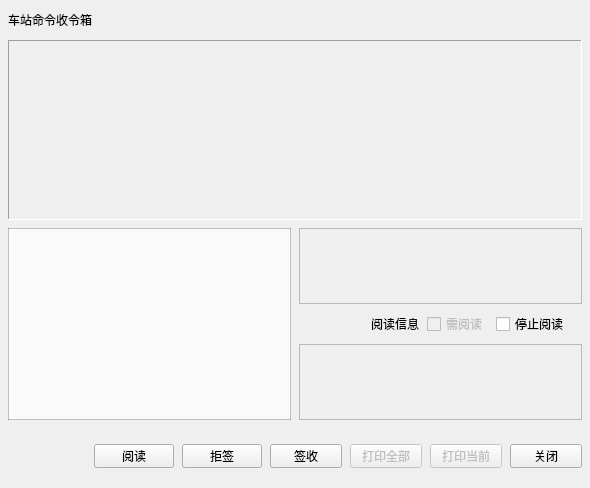
     <widget class="QWidget" name="tab">
      <attribute name="title">
       <string/>
      </attribute>
      <layout class="QVBoxLayout" name="verticalLayout_13" stretch="0,0,1,0">
       <property name="spacing">
        <number>8</number>
       </property>
       <property name="leftMargin">
        <number>8</number>
       </property>
       <property name="topMargin">
        <number>8</number>
       </property>
       <property name="rightMargin">
        <number>8</number>
       </property>
       <property name="bottomMargin">
        <number>8</number>
       </property>
       <item>
        <widget class="QLabel" name="label_19">
         <property name="minimumSize">
          <size>
           <width>0</width>
           <height>24</height>
          </size>
         </property>
         <property name="maximumSize">
          <size>
           <width>16777215</width>
           <height>24</height>
          </size>
         </property>
         <property name="text">
          <string>车站命令收令箱</string>
         </property>
        </widget>
       </item>
       <item>
        <widget class="QFrame" name="stationframe">
         <property name="minimumSize">
          <size>
           <width>0</width>
           <height>180</height>
          </size>
         </property>
         <property name="maximumSize">
          <size>
           <width>16777215</width>
           <height>180</height>
          </size>
         </property>
         <property name="frameShape">
          <enum>QFrame::Panel</enum>
         </property>
         <property name="frameShadow">
          <enum>QFrame::Sunken</enum>
         </property>
         <layout class="QVBoxLayout" name="verticalLayout_14">
          <property name="spacing">
           <number>0</number>
          </property>
          <property name="leftMargin">
           <number>0</number>
          </property>
          <property name="topMargin">
           <number>0</number>
          </property>
          <property name="rightMargin">
           <number>0</number>
          </property>
          <property name="bottomMargin">
           <number>0</number>
          </property>
         </layout>
        </widget>
       </item>
       <item>
        <layout class="QHBoxLayout" name="horizontalLayout_4" stretch="1,1">
         <property name="spacing">
          <number>8</number>
         </property>
         <item>
          <widget class="QTextEdit" name="textEdit">
           <property name="enabled">
            <bool>false</bool>
           </property>
           <property name="styleSheet">
            <string notr="true">border: 1px solid rgba(100,100, 100, 100);
background-color: rgb(250, 250, 250);</string>
           </property>
           <property name="frameShadow">
            <enum>QFrame::Sunken</enum>
           </property>
          </widget>
         </item>
         <item>
          <layout class="QVBoxLayout" name="verticalLayout_12" stretch="1,0,1">
           <property name="spacing">
            <number>8</number>
           </property>
           <item>
            <widget class="QFrame" name="Copyframe">
             <property name="frameShape">
              <enum>QFrame::StyledPanel</enum>
             </property>
             <property name="frameShadow">
              <enum>QFrame::Raised</enum>
             </property>
             <layout class="QHBoxLayout" name="horizontalLayout_5">
              <property name="spacing">
               <number>0</number>
              </property>
              <property name="leftMargin">
               <number>0</number>
              </property>
              <property name="topMargin">
               <number>0</number>
              </property>
              <property name="rightMargin">
               <number>0</number>
              </property>
              <property name="bottomMargin">
               <number>0</number>
              </property>
             </layout>
            </widget>
           </item>
           <item>
            <layout class="QHBoxLayout" name="horizontalLayout_3">
             <property name="spacing">
              <number>8</number>
             </property>
             <property name="leftMargin">
              <number>72</number>
             </property>
             <item>
              <widget class="QLabel" name="label_20">
               <property name="text">
                <string>阅读信息</string>
               </property>
              </widget>
             </item>
             <item>
              <widget class="QCheckBox" name="checkBox">
               <property name="enabled">
                <bool>false</bool>
               </property>
               <property name="text">
                <string>需阅读</string>
               </property>
              </widget>
             </item>
             <item>
              <widget class="QCheckBox" name="checkBox_2">
               <property name="text">
                <string>停止阅读</string>
               </property>
              </widget>
             </item>
             <item>
              <spacer name="horizontalSpacer_2">
               <property name="orientation">
                <enum>Qt::Horizontal</enum>
               </property>
               <property name="sizeHint" stdset="0">
                <size>
                 <width>40</width>
                 <height>20</height>
                </size>
               </property>
              </spacer>
             </item>
            </layout>
           </item>
           <item>
            <widget class="QFrame" name="readframe">
             <property name="frameShape">
              <enum>QFrame::StyledPanel</enum>
             </property>
             <property name="frameShadow">
              <enum>QFrame::Raised</enum>
             </property>
             <layout class="QHBoxLayout" name="horizontalLayout_6">
              <property name="spacing">
               <number>0</number>
              </property>
              <property name="leftMargin">
               <number>0</number>
              </property>
              <property name="topMargin">
               <number>0</number>
              </property>
              <property name="rightMargin">
               <number>0</number>
              </property>
              <property name="bottomMargin">
               <number>0</number>
              </property>
             </layout>
            </widget>
           </item>
          </layout>
         </item>
        </layout>
       </item>
       <item>
        <layout class="QHBoxLayout" name="horizontalLayout_2">
         <property name="spacing">
          <number>8</number>
         </property>
         <property name="topMargin">
          <number>16</number>
         </property>
         <property name="bottomMargin">
          <number>12</number>
         </property>
         <item>
          <spacer name="horizontalSpacer">
           <property name="orientation">
            <enum>Qt::Horizontal</enum>
           </property>
           <property name="sizeHint" stdset="0">
            <size>
             <width>40</width>
             <height>20</height>
            </size>
           </property>
          </spacer>
         </item>
         <item>
          <widget class="QPushButton" name="pushButton_7">
           <property name="minimumSize">
            <size>
             <width>0</width>
             <height>24</height>
            </size>
           </property>
           <property name="maximumSize">
            <size>
             <width>16777215</width>
             <height>72</height>
            </size>
           </property>
           <property name="sizeIncrement">
            <size>
             <width>24</width>
             <height>72</height>
            </size>
           </property>
           <property name="text">
            <string>阅读</string>
           </property>
          </widget>
         </item>
         <item>
          <widget class="QPushButton" name="pushButton_6">
           <property name="minimumSize">
            <size>
             <width>0</width>
             <height>24</height>
            </size>
           </property>
           <property name="maximumSize">
            <size>
             <width>16777215</width>
             <height>72</height>
            </size>
           </property>
           <property name="sizeIncrement">
            <size>
             <width>24</width>
             <height>72</height>
            </size>
           </property>
           <property name="text">
            <string>拒签</string>
           </property>
          </widget>
         </item>
         <item>
          <widget class="QPushButton" name="pushButton">
           <property name="minimumSize">
            <size>
             <width>72</width>
             <height>24</height>
            </size>
           </property>
           <property name="maximumSize">
            <size>
             <width>72</width>
             <height>24</height>
            </size>
           </property>
           <property name="text">
            <string>签收</string>
           </property>
          </widget>
         </item>
         <item>
          <widget class="QPushButton" name="pushButton_4">
           <property name="enabled">
            <bool>false</bool>
           </property>
           <property name="minimumSize">
            <size>
             <width>72</width>
             <height>24</height>
            </size>
           </property>
           <property name="maximumSize">
            <size>
             <width>72</width>
             <height>24</height>
            </size>
           </property>
           <property name="text">
            <string>打印全部</string>
           </property>
           <property name="checkable">
            <bool>false</bool>
           </property>
           <property name="checked">
            <bool>false</bool>
           </property>
          </widget>
         </item>
         <item>
          <widget class="QPushButton" name="pushButton_3">
           <property name="enabled">
            <bool>false</bool>
           </property>
           <property name="minimumSize">
            <size>
             <width>72</width>
             <height>24</height>
            </size>
           </property>
           <property name="maximumSize">
            <size>
             <width>72</width>
             <height>24</height>
            </size>
           </property>
           <property name="text">
            <string>打印当前</string>
           </property>
           <property name="checkable">
            <bool>false</bool>
           </property>
          </widget>
         </item>
         <item>
          <widget class="QPushButton" name="pushButton_2">
           <property name="minimumSize">
            <size>
             <width>72</width>
             <height>24</height>
            </size>
           </property>
           <property name="maximumSize">
            <size>
             <width>72</width>
             <height>24</height>
            </size>
           </property>
           <property name="text">
            <string>关闭</string>
           </property>
          </widget>
         </item>
        </layout>
       </item>
      </layout>
     </widget>
